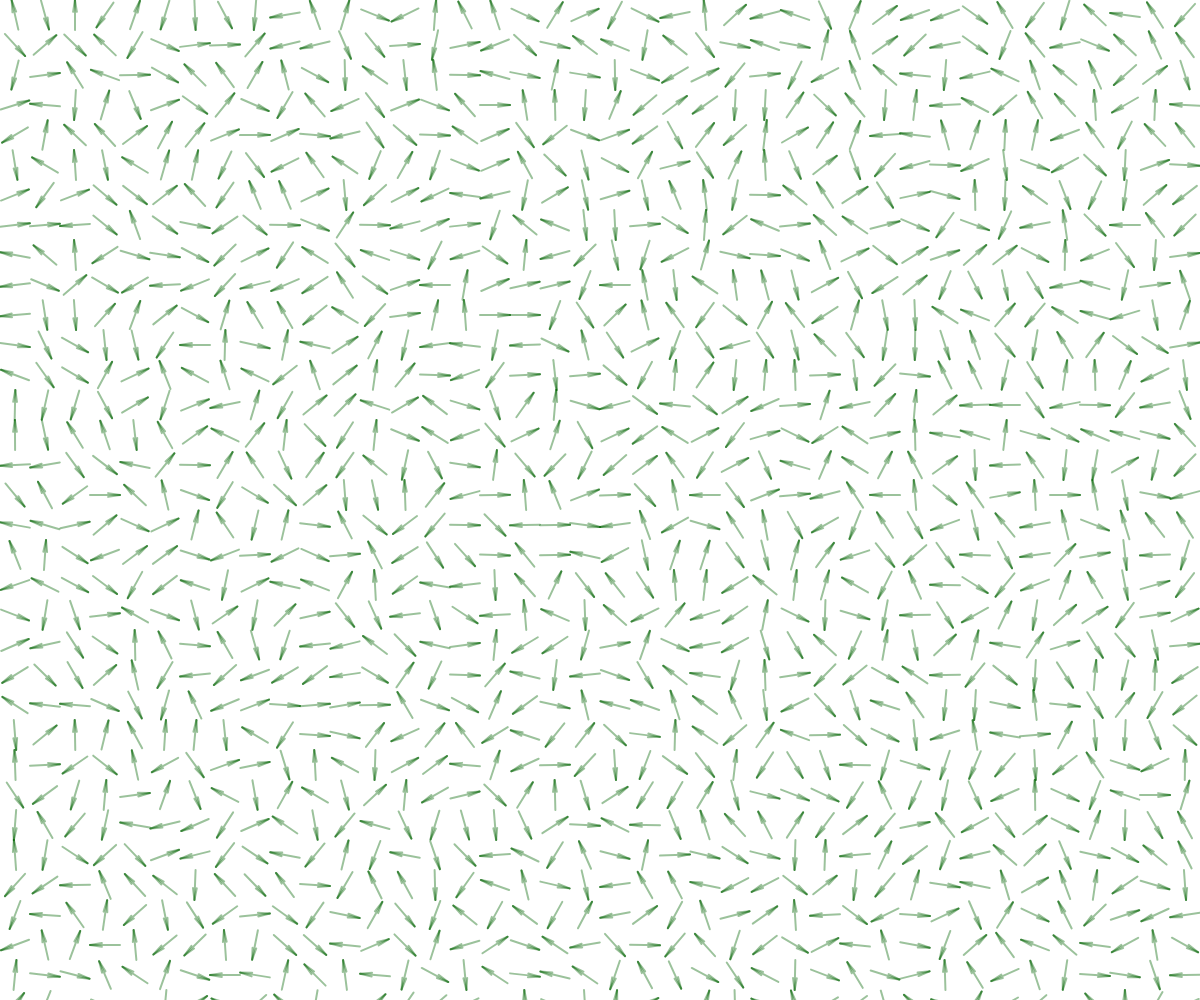
Frame 1 (no input)
Frame 60 (no input): identical to frame 1, image omitted
Frame 120 (the mouse pressed at the canvas centre since frame 60): identical to frame 1, image omitted

The p5.js sketch that drew this single still picture (run headless with seeded random() and noise() and a simulated clock; from frame 60 on, the mouse is pressed at the canvas centre):

// p5.js sketch
// ── sketch.js
class Arrow{
  constructor(pos,len,angle){
    this.pos = pos.copy();
    this.len = len;
    this.angle = angle;

    this.isChosed = false;

    this.perlinX = 0;
    this.perlinY = 1;
  }

  update(){
    push();
      translate(this.pos.x,this.pos.y);
      rotate(this.angle);
      let p1 = createVector(1,0).mult(this.len/2);
      let p2 = createVector(1,0).mult(-this.len/2);
      strokeCap(ROUND);
      strokeJoin(ROUND);
      if(this.isChosed){
        strokeWeight(10);
      }else{
        strokeWeight(2);
      }
      stroke(0,100,0,100);
      line(p1.x,p1.y,p2.x,p2.y);

      let d = 12;
      let lAng = Math.PI - Math.PI/20;
      push();
        translate(p1.x,p1.y);
        rotate(lAng);
        line(0,0,d,0);
      pop();
      push();
        translate(p1.x,p1.y);
        rotate(-lAng);
        line(0,0,d,0);
      pop();
    pop();
  }

  setAngle(angle){
    this.angle = angle;
  }

  getAngle(){
    return this.angle;
  }

  getPos(){
    return this.pos.copy();
  }
}

class Flow{
  constructor(cellSize){
    this.width = width;
    this.height = height;

    this.cellSize = cellSize;
    this.rows = Math.ceil(this.height/this.cellSize);
    this.cols = Math.ceil(this.width/this.cellSize);
    this.arrows = [];
    this.createArrows();
    this.drawGrid();
  }

  createArrows(){
    let deltaXY = this.cellSize/2;

    for(let i = 0;i < this.rows;i ++){
      let arr = [];
      for(let j = 0;j < this.cols;j ++){
        let arrow = new Arrow(createVector(j * this.cellSize+deltaXY,i * this.cellSize+deltaXY),this.cellSize,random(0,Math.PI * 2));
        arr.push(arrow);
      }
      this.arrows.push(arr);
    }
  }

  drawGrid(){
    noFill();
    stroke(255,30,30,240);
    for(let i = 0;i < this.cols;i ++){
      line(i * this.cellSize,0,i * this.cellSize,this.height);
    }
    for(let i = 0;i < this.rows;i ++){
      line(0,i * this.cellSize,this.width,i * this.cellSize);
    }
  }

  getArrowAngle(x,y){
    let arrow = this.getArrow(x,y);
    return arrow ? arrow.getAngle() : -Infinity;
  }

  getArrow(x,y){
    let i = 0;
    let j = 0;
    j = Math.floor(x / this.cellSize);
    i = Math.floor(y / this.cellSize);
    if(!this.arrows[i] || !this.arrows[i][j]) return null;
    return this.arrows[i][j];
  }

  update(){
    for(let i = 0;i < this.rows;i ++){
      for(let j = 0;j < this.cols;j ++){
        let arrow = this.arrows[i][j];
        arrow.update();
      }
    }
  }

  display(){

  }
}

let flow;
function setup() {
  createCanvas(windowWidth,windowHeight);
  flow = new Flow(30);
}

function draw() {
  background(255);
  flow.update();
  flow.display();
}

// function mousePressed(){
//   let arrow = flow.getArrow(mouseX,mouseY);
//   arrow.isChosed = true;
// }
